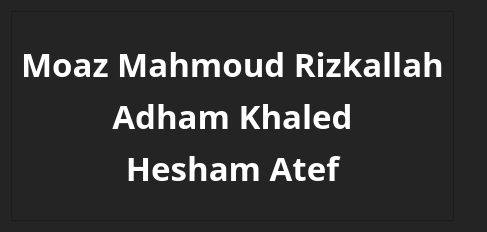
            <widget class="QWidget" name="About_pg">
             <property name="styleSheet">
              <string notr="true">background-color: rgb(36, 36, 36);</string>
             </property>
             <layout class="QHBoxLayout" name="horizontalLayout_6">
              <item>
               <widget class="QFrame" name="frame_2">
                <property name="styleSheet">
                 <string notr="true">color: rgb(255, 255, 255);</string>
                </property>
                <property name="frameShape">
                 <enum>QFrame::StyledPanel</enum>
                </property>
                <property name="frameShadow">
                 <enum>QFrame::Raised</enum>
                </property>
                <layout class="QVBoxLayout" name="verticalLayout_10">
                 <item>
                  <widget class="QLabel" name="label_7">
                   <property name="text">
                    <string/>
                   </property>
                  </widget>
                 </item>
                 <item>
                  <widget class="QLabel" name="label_5">
                   <property name="font">
                    <font>
                     <family>Caveat Brush</family>
                     <pointsize>25</pointsize>
                     <weight>75</weight>
                     <bold>true</bold>
                    </font>
                   </property>
                   <property name="text">
                    <string>Moaz Mahmoud Rizkallah</string>
                   </property>
                   <property name="alignment">
                    <set>Qt::AlignCenter</set>
                   </property>
                  </widget>
                 </item>
                 <item>
                  <widget class="QLabel" name="label_4">
                   <property name="font">
                    <font>
                     <family>Caveat Brush</family>
                     <pointsize>25</pointsize>
                     <weight>75</weight>
                     <bold>true</bold>
                    </font>
                   </property>
                   <property name="text">
                    <string>Adham Khaled</string>
                   </property>
                   <property name="alignment">
                    <set>Qt::AlignCenter</set>
                   </property>
                  </widget>
                 </item>
                 <item>
                  <widget class="QLabel" name="label_3">
                   <property name="font">
                    <font>
                     <family>Caveat Brush</family>
                     <pointsize>25</pointsize>
                     <weight>75</weight>
                     <bold>true</bold>
                    </font>
                   </property>
                   <property name="text">
                    <string>Hesham Atef</string>
                   </property>
                   <property name="alignment">
                    <set>Qt::AlignCenter</set>
                   </property>
                  </widget>
                 </item>
                 <item>
                  <widget class="QLabel" name="label_6">
                   <property name="text">
                    <string/>
                   </property>
                  </widget>
                 </item>
                </layout>
               </widget>
              </item>
              <item>
               <widget class="QLabel" name="label">
                <property name="maximumSize">
                 <size>
                  <width>600</width>
                  <height>600</height>
                 </size>
                </property>
                <property name="font">
                 <font>
                  <pointsize>20</pointsize>
                  <weight>75</weight>
                  <bold>true</bold>
                 </font>
                </property>
                <property name="text">
                 <string/>
                </property>
                <property name="pixmap">
                 <pixmap resource="ii.qrc">:/ii/images/hh.jpg</pixmap>
                </property>
                <property name="scaledContents">
                 <bool>true</bool>
                </property>
                <property name="alignment">
                 <set>Qt::AlignCenter</set>
                </property>
               </widget>
              </item>
             </layout>
            </widget>
